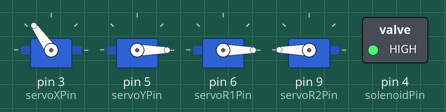
Recording of a sketch running on a simulated Arduino Uno, built with avr-gcc and run on an emulated ATmega328P. Shown: 4 × servo, switched loads named in the sketch (green lamp = pin HIGH).

Above: at 0.1 s.
At 11.7 s:
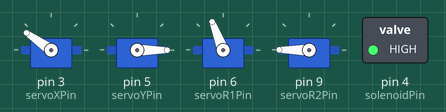
At 15.1 s:
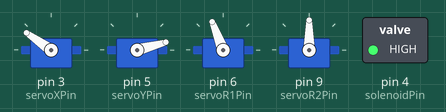
At 17.5 s:
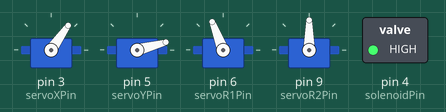
At 22.3 s:
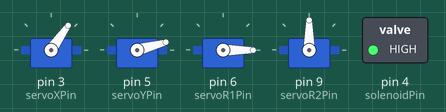
At 29.26 s:
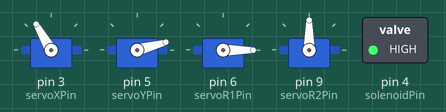
Timing chart, 0 to 40.0 s (numbered marks = the images above):
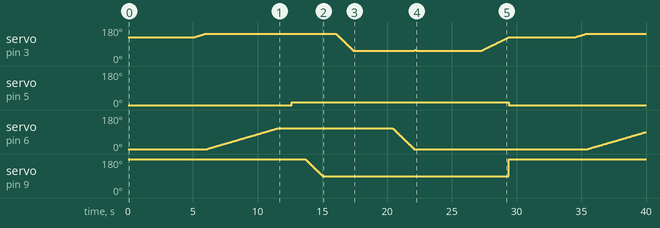

Measured:
- by itself, servo on pin 5 (servoYPin): 0° → 15° at 12.7 s, → 0° 16.7 s later

The sketch:

week_final_coffeebot_loops.ino
```cpp
#include <Servo.h>

Servo servoX;  // X
Servo servoY;  // Y
Servo servoR1; //flip over spoon into filter
Servo servoR2; // scooper within can

int servoXPin = 3;  // what pins are our servos connected to?
int servoYPin = 5;
int servoR1Pin = 6;
int servoR2Pin = 9;

int posX = 0;
int posY = 0;
int posR1 = 0;
int posR2 = 0;

int solenoidPin = 4;
int servings = 0;

void setup() {

  // "attach" servos
  servoX.attach(servoXPin);
  servoY.attach(servoYPin);
  servoR1.attach(servoR1Pin);
  servoR2.attach(servoR2Pin);

  pinMode(solenoidPin, OUTPUT);
  digitalWrite(solenoidPin,HIGH);

}

void loop() {

  //how many cups of coffee aka how many scoop loops?
  for (servings = 0; servings <= 2; servings++) {

    servoX.write(125);
    servoY.write(0);
    servoR1.write(0);
    servoR2.write(180);

    //scoop / stabilize

    delay(5000);
    for (posX = 125; posX <= 145; posX++) {
      servoX.write(posX);
      delay(50);
    }

    for (posR1 = 0; posR1 <= 111; posR1++) {
      servoR1.write(posR1);
      delay(50);
    }

    delay(1000);

    for (posY = 0; posY <= 15; posY++) {
      servoY.write(posY);
    }

    delay(1000);


    //position over filter


    for (posR2 = 180; posR2 >= 90; posR2--) {
      servoR2.write(posR2);
      delay(15);
    }

    delay(1000);

    for (posX = 145; posX >= 55; posX--) {
      servoX.write(posX);
      delay(15);
    }

    delay(3000);


    //turn over

    for (posR1 = 111; posR1 >= 0; posR1--) {
      servoR1.write(posR1);
      delay(15);
    }

    for (posX = 55; posX <= 60; posX++) {
      servoX.write(posX);
      delay(15);
    }
    for (posX = 60; posX >= 55; posX--) {
      servoX.write(posX);
      delay(15);
    }


    delay(5000);


    //return to start

    for (posX = 55; posX <= 125; posX++) {
      servoX.write(posX);
      delay(30);
    }

  }

  //attempt to close filter

  for (posX = 125; posX >= 100; posX--) {
    servoX.write(posX);
    delay(15);
  }

  for (posY = 15; posY >= 0; posY--) {
    servoY.write(posY);
  }

  for (posR2 = 90; posR2 <= 180; posR2++) {
    servoR2.write(posR2);
    delay(15);
  }

  for (posX = 100; posX >= 55; posX--) {
    servoX.write(posX);
    delay(50);
  }

  //TURN ON MACHINE (attempt to push button 3 times)

  digitalWrite(solenoidPin, LOW);
  delay(1000);
  digitalWrite(solenoidPin, HIGH);
  delay(1000);
  digitalWrite(solenoidPin, LOW);
  delay(1000);
  digitalWrite(solenoidPin, HIGH);
  delay(1000);
  digitalWrite(solenoidPin, LOW);
  delay(1000);
  digitalWrite(solenoidPin, HIGH);
  delay(1000);


}
```
